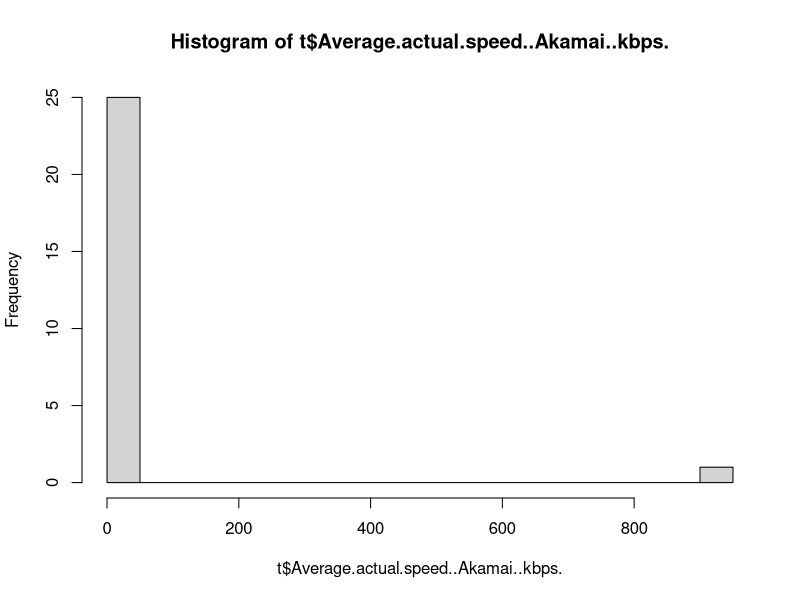
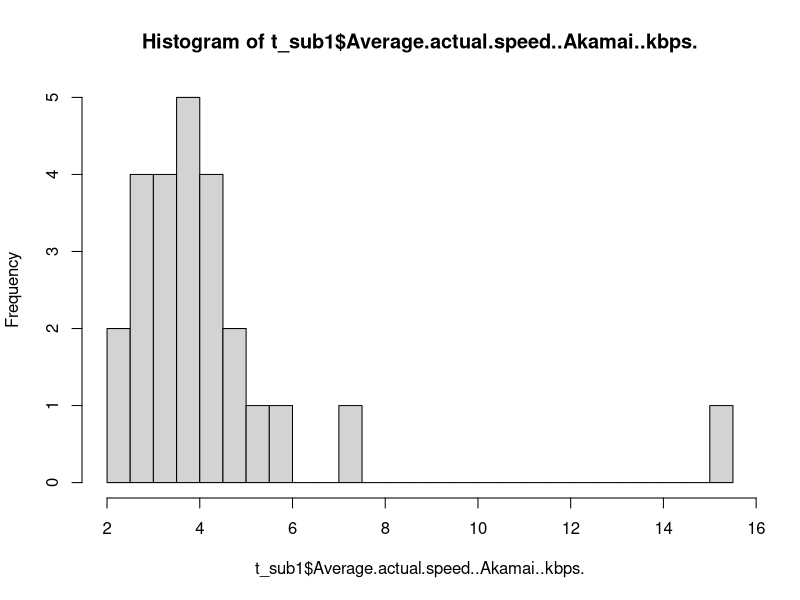
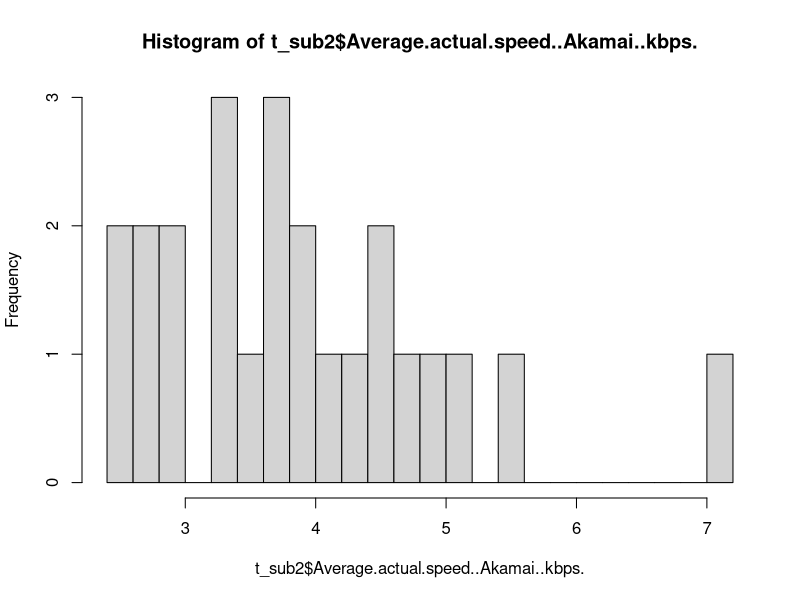
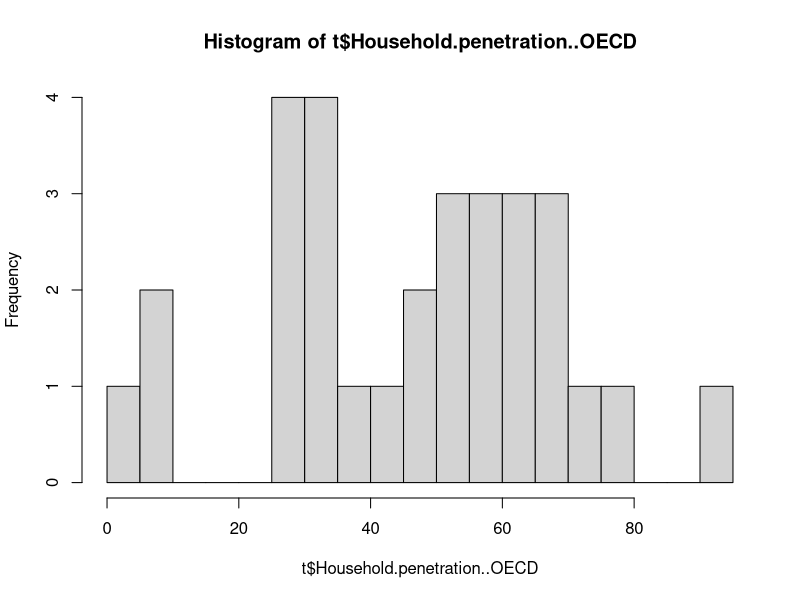
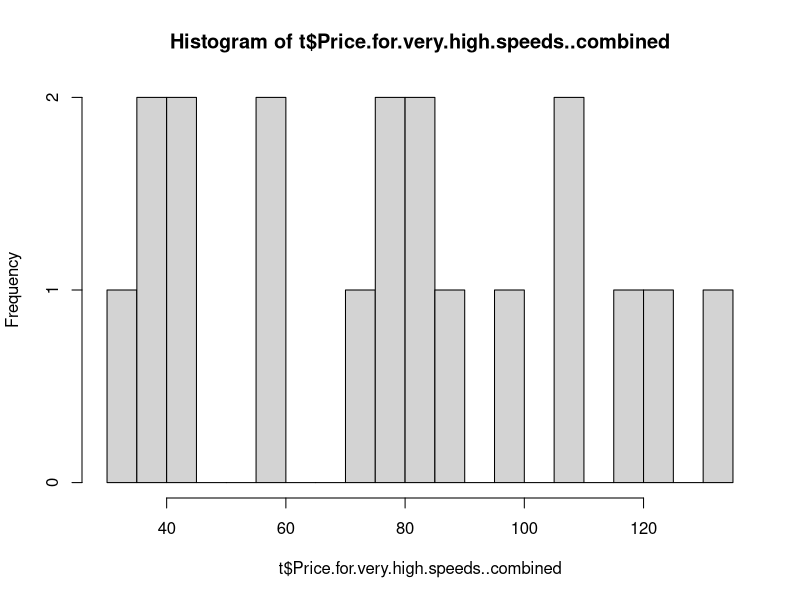
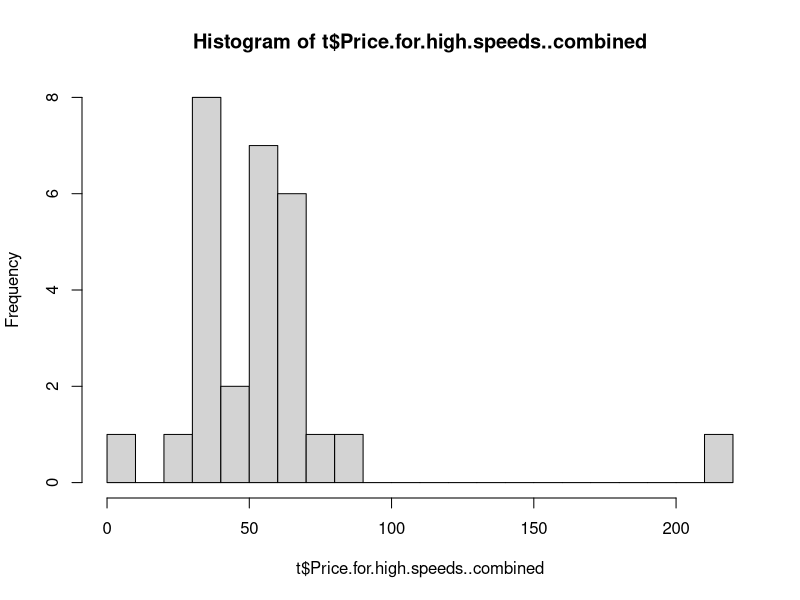
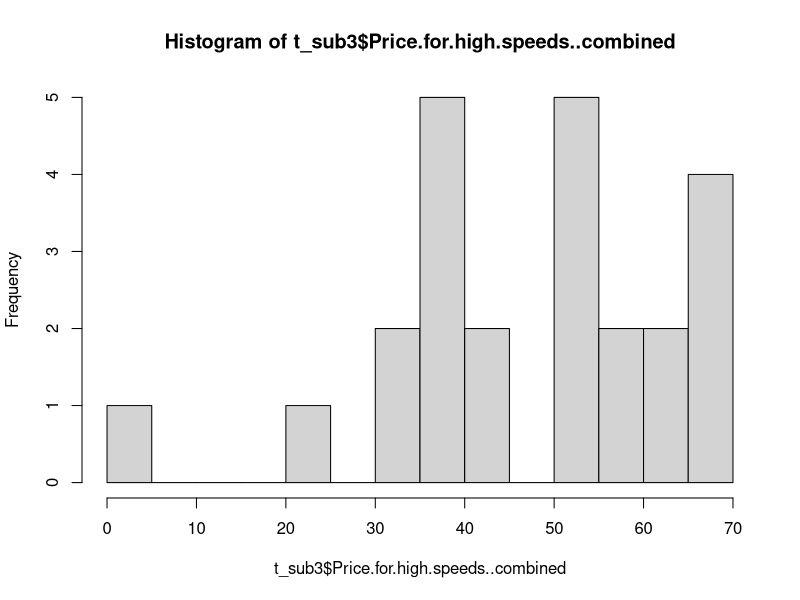
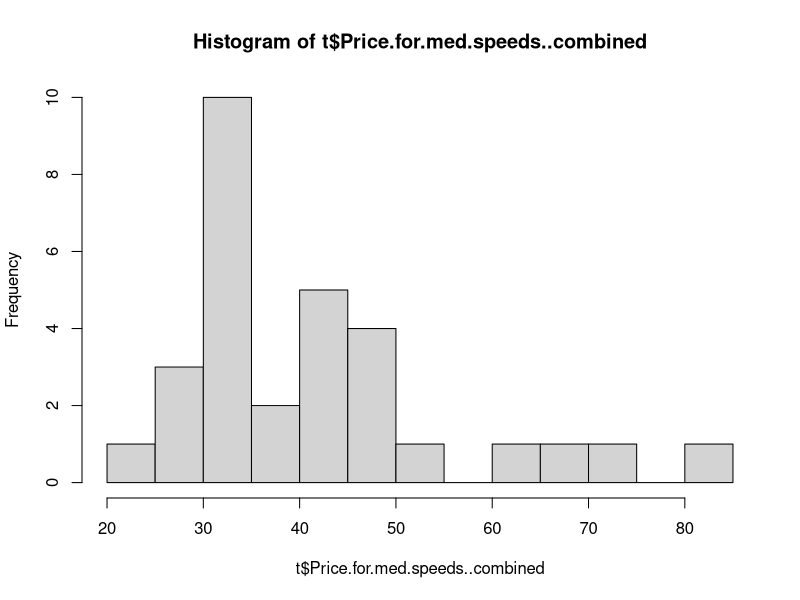

The R script that drew these images, in order:
## ---- chunk 1
knitr::opts_chunk$set(echo = TRUE)
## ---- chunk 2
library(dplyr)
library(car)
?full_join

Penetration = as_tibble(read.csv("Penetration.csv"), stringsAsFactors = F)
Price = as_tibble(read.csv("Price.csv"), stringsAsFactors = F)
Speed = as_tibble(read.csv("Speed.csv"), stringsAsFactors = F)
## ---- chunk 3
Speed <- rename(Speed, Country.Code = Country.code)

t <- full_join(Penetration, full_join(Price, Speed, by = c("Country","Country.Code"), copy = FALSE), by = c("Country","Country.Code"), copy = FALSE)
t
## ---- chunk 4
clean_percent = function(x) as.numeric(gsub('%', '', x))
clean_dollar = function(x) as.numeric(gsub('\\$', '', x))
clean_commas = function(x) as.numeric(gsub(',', '.', x))

t = t %>%
    filter(Country != '') %>%
    select(-c(X, Country.Code)) %>%
    mutate(Growth.in.3G.penetration = clean_percent(Growth.in.3G.penetration)) %>%
    mutate(Percent.of.population.in.urban.areas = clean_percent(Percent.of.population.in.urban.areas))

for (c in grep('Price', names(t))) t[c] = unlist(lapply(t[c], clean_dollar))
for (c in grep('Maximum|Average|Standard|Median|X90p', names(t))) t[c] = unlist(lapply(t[c], clean_commas))
str(t)
## ---- chunk 5
summary(t$Average.actual.speed..Akamai..kbps., na.rm = T)
hist(t$Average.actual.speed..Akamai..kbps., breaks = 20)
## ---- chunk 6
t_sub1 <- subset(t, Average.actual.speed..Akamai..kbps. < 800, na.rm = T)
summary(t_sub1$Average.actual.speed..Akamai..kbps.)
hist(t_sub1$Average.actual.speed..Akamai..kbps., breaks = 20)
## ---- chunk 7
t_sub2 <- subset(t_sub1, Average.actual.speed..Akamai..kbps. < 10, na.rm = T)
summary(t_sub2$Average.actual.speed..Akamai..kbps.)
hist(t_sub2$Average.actual.speed..Akamai..kbps., breaks = 20)
## ---- chunk 8
summary(t$Household.penetration..OECD)
hist(t$Household.penetration..OECD, breaks = 20)
## ---- chunk 9
summary(t$Price.for.very.high.speeds..combined, na.rm = T)
hist(t$Price.for.very.high.speeds..combined, breaks = 20)
## ---- chunk 10
summary(t$Price.for.high.speeds..combined, na.rm = T)
hist(t$Price.for.high.speeds..combined, breaks = 20)
## ---- chunk 11
t_sub3 <- subset(t_sub2, Price.for.high.speeds..combined < 200, na.rm = T)
hist(t_sub3$Price.for.high.speeds..combined, breaks = 20)
## ---- chunk 12
summary(t$Price.for.med.speeds..combined)
hist(t$Price.for.med.speeds..combined, breaks = 20)
## ---- chunk 13
summary(t$Price.for.low.speeds..combined)
hist(t$Price.for.low.speeds..combined, breaks = 20)
## ---- chunk 14
scatterplotMatrix( ~t$Average.actual.speed..Akamai..kbps. + t$Household.penetration..OECD + t$Price.for.very.high.speeds..combined + t$Price.for.high.speeds..combined + t$Price.for.med.speeds..combined + t$Price.for.low.speeds..combined, diagonal = "hist")
## ---- chunk 15
scatterplotMatrix( ~t_sub3$Average.actual.speed..Akamai..kbps. + t_sub3$Household.penetration..OECD + t_sub3$Price.for.very.high.speeds..combined + t_sub3$Price.for.high.speeds..combined + t_sub3$Price.for.med.speeds..combined + t_sub3$Price.for.low.speeds..combined, diagonal = "hist")
## ---- chunk 16
t_sub5 <- subset(t_sub2, Average.actual.speed..Akamai..kbps. < 7, na.rm = T)
scatterplotMatrix( ~t_sub5$Average.actual.speed..Akamai..kbps. + t_sub5$Household.penetration..OECD + t_sub5$Price.for.very.high.speeds..combined + t_sub5$Price.for.high.speeds..combined + t_sub5$Price.for.med.speeds..combined + t_sub5$Price.for.low.speeds..combined, diagonal = "hist")
